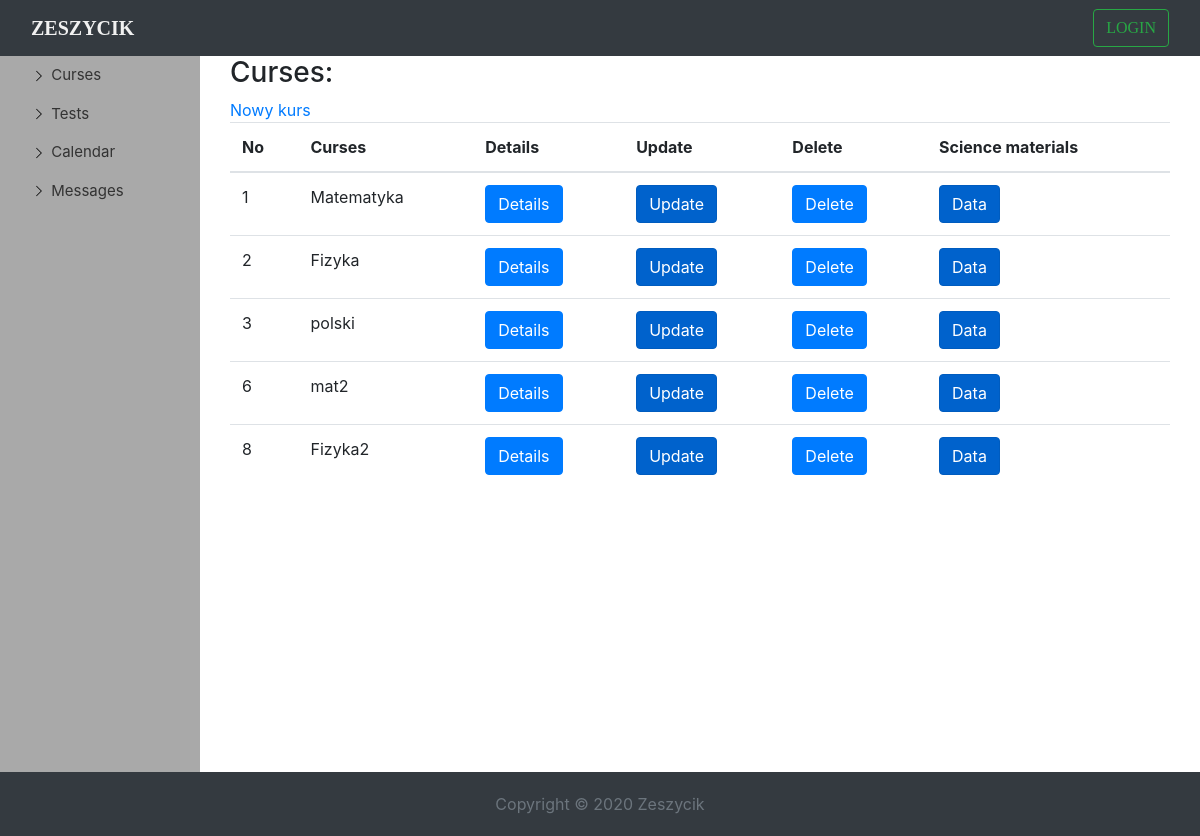
The page /lessons on the database as committed earlier.
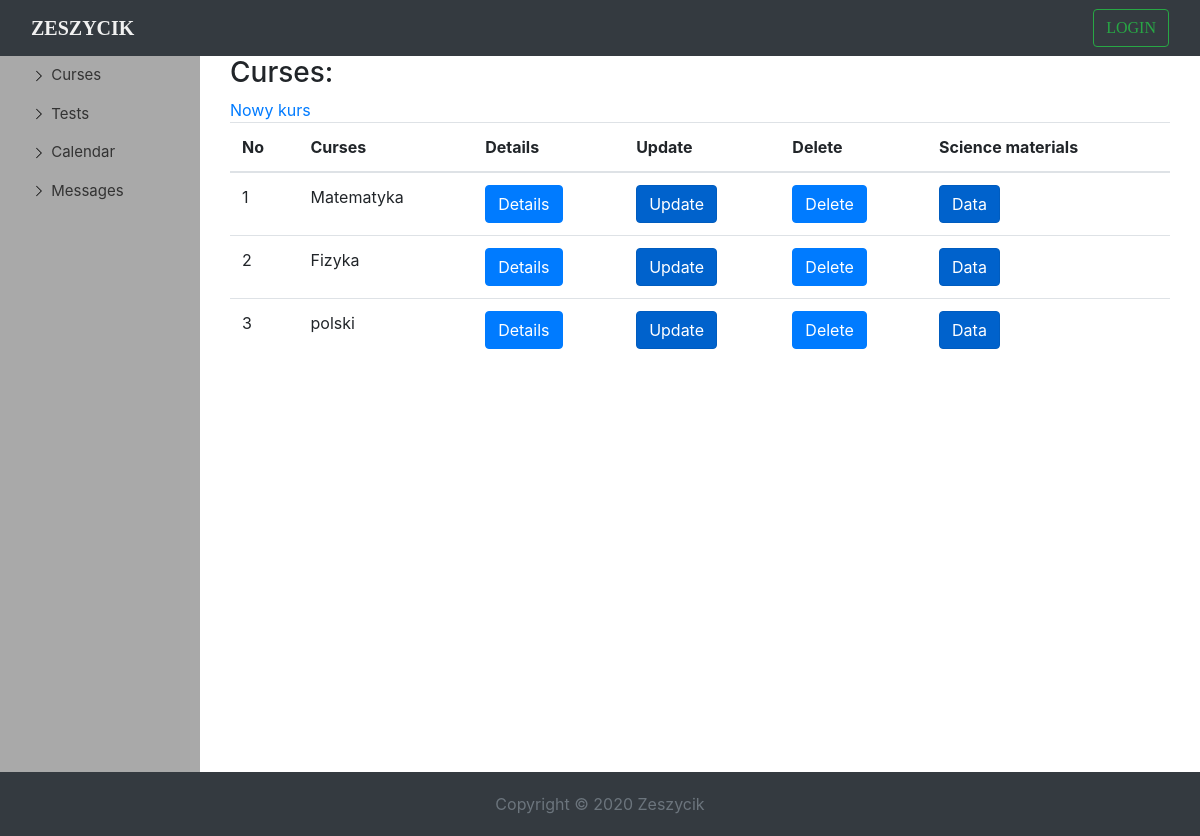
The same page on the database as committed later.
### school/models.py (models this page shows, shortened)
class Lesson(models.Model):
    name = models.CharField(max_length=150, unique=True, blank=False)
    description = models.TextField()
    teacher = models.ForeignKey(SchoolUser, on_delete=models.SET_NULL, null=True, blank=True, related_name='teacher')
    date = models.DateTimeField(default=timezone.now)
    data = models.FileField(blank=True, null=True)
    students = models.ManyToManyField(SchoolUser, null=True, blank=True, related_name='students')

### school/views.py (the view)
# urls.py: path('lessons', LessonsListView.as_view(), name='lessons_list'),
class LessonsListView(ListView):
    template_name = 'lessons_list.html'
    model = Lesson
    context_object_name = 'lessons'

### school/templates/lessons_list.html (shortened to what this page needs)
{% extends 'dashboard.html' %}
{% load static %}
{% block title %}
    <div class="container-fluid" id="dashborad-container">
    <h3>Curses:</h3>
    <a href="{% url 'lesson_create' %}">Nowy kurs</a>
    <div class=" table table-responsive-md">
      <table class="table">
          <thead>
            <th scope="col">No</th>
            <th scope="col">Curses</th>
            <th scope="col">Details</th>
            <th scope="col">Update</th>
            <th scope="col">Delete</th>
            <th scope="col">Science materials</th>
          </thead>
          <tbody>
            {% for lessons in lessons %}
                <tr >
                    <td>{{ lessons.pk }}</td>
                     <td>{{ lessons.name }}</td>
                     <td>
                        <button type="button" class="btn btn-primary" data-toggle="modal" data-target="#exampleModal">
                          Details
                        </button>
                    </td>
                    <td>
                        <a href="{% url 'lesson_update' lessons.pk %}"class="btn btn-primary active" role="button" aria-pressed="true">Update</a>
                    </td>
                    <td>
                        <button type="button" class="btn btn-primary" data-toggle="modal" data-target="#exampleModal1">
                          Delete
                        </button>
                    </td>
                    <td>
                        <a href="{% url 'lesson_data' lessons.pk %}"class="btn btn-primary active" role="button" aria-pressed="true">Data</a>
                    </td>
                </tr>
            {% endfor %}
          </tbody>
      </table>
    </div>
    </div>
{% endblock title %}

Rows that differ between the two databases and show on the page:
removed Lesson: pk "6", name "mat2"
removed Lesson: pk "8", name "Fizyka2"
